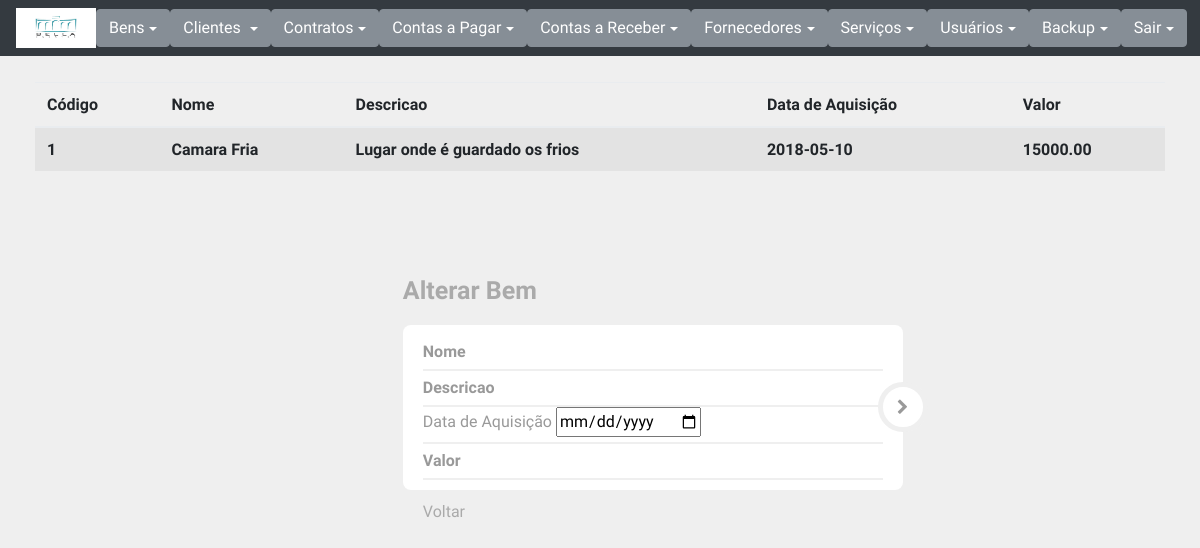
Screenshot of /alteraBem.php?id=1 (signed in) with the database file from the repository.
### tables this page shows
CREATE TABLE `bem` (
  `id` int(11) NOT NULL AUTO_INCREMENT,
  `nome` varchar(50) NOT NULL,
  `descricao` varchar(80) NOT NULL,
  `dtaquisicao` date NOT NULL,
  `valor` double(10,2) NOT NULL,
  PRIMARY KEY (`id`)
);

### alteraBem.php (the view, shortened to what this page needs)
<?php
require "modelo.php";
require "connect.php";
if (!isset($_GET['id'])) {
    echo "Esse Bem não existe. Você será redirecionado para a listagem de bens.";
    header ("refresh:3;url=listarBem.php");
}else {
    $sql= "SELECT * FROM bem where id=?";
    $resultado = $con->prepare($sql);
    $resultado->bindParam(1, $_GET['id']);
    $resultado->execute();
    $row = $resultado->fetchObject();
?>
    <div class='table-responsive col-md-12'>
        <table class='table table-striped'>
            <thead>
                <tr>
                <?php
					echo "<th><b>Código</b></th>";
                    echo "<th><b>Nome</b></th>";
					echo "<th><b>Descricao</b></th>";
					echo "<th><b>Data de Aquisição</b></th>";
					echo "<th><b>Valor</b></th>";
                    ?>
                </tr>
            </thead>
    </div>
	<tbody>
<?php
				echo "<td><b>{$row->id}</b></td>";
                echo "<td><b>{$row->nome}</b></td>";
				echo "<td><b>{$row->descricao}</b></td>";
				echo "<td><b>{$row->dtaquisicao}</b></td>";
				echo "<td><b>{$row->valor}</b></td>";
?>
    </tbody>
    <div style="margin-left:33%;padding:70px 0">
        <div class="logo">Alterar Bem</div>
        <div class="login-form-1">
            <form id="login-form" class="text-left" method="post" action="alteraBemin.php">
                <div style="width:500px" class="main-login-form">
                    <div class="login-group">
                        <div class="form-group">
                            <input type="text" class="form-control" id="cl_nome" name="cl_nome" placeholder="Nome" maxlength="50"   />
                        </div>
						<div class="form-group">
                            <input type="text" class="form-control" id="cl_desc" name="cl_desc" placeholder="Descricao" maxlength="80" />
                        </div>
						<div class="form-group">
                            <label for="cl_aquis" class="panel panel-default">Data de Aquisição</label>
                            <input type="date" class="panel panel-default" id="cl_aquis" name="cl_aquis" placeholder="Data de aquisição" />
                        </div>
						<div class="form-group">
                            <input type="number" class="form-control" id="cl_valor" name="cl_valor" placeholder="Valor" min="1" step="0.01" />
                        </div>
                    </div>
                    <button type="submit" class="login-button"><i class="fa fa-chevron-right"></i></button>
                </div>
                <div class="etc-login-form">
                    <a href="listarBem.php">Voltar</a>
                </div>
            </form>
        </div>
    </div>
</body>
<?php } ?>
    </html>

### css/style.css (style rules this page uses)
html, body { background: #efefef; padding: 10px; font-family: 'Varela Round'; }
a { color: #aaaaaa; transition: all ease-in-out 200ms; }
.etc-login-form { color: #919191; padding: 10px 20px; }
.login-form-1 { max-width: 300px; border-radius: 5px; display: inline-block; }
.main-login-form { position: relative; }
.login-form-1 .form-control { border: 0; box-shadow: 0 0 0; border-radius: 0; background: transparent; color: #555555; padding: 7px 0; font-weight: bold; height:auto; }
.login-form-1 .form-group { margin-bottom: 0; border-bottom: 2px solid #efefef; padding-right: 20px; position: relative; }
.login-group { background: #ffffff; color: #999999; border-radius: 8px; padding: 10px 20px; }
.login-form-1 .login-button { position: absolute; right: -25px; top: 50%; background: #ffffff; color: #999999; padding: 11px 0; width: 50px; height: 50px; margin-top: -25px; border: 5px solid #efefef; border-radius: 50%; transition: all ease-in-out 500ms; }
.logo { padding: 15px 0; font-size: 25px; color: #aaaaaa; font-weight: bold; }

### css/nav.css (style rules this page uses)
body { min-height: 75rem; padding-top: 4.5rem; }

### rows the page displays
bem: id "1", nome "Camara Fria", descricao "Lugar onde é guardado os frios", dtaquisicao "2018-05-10", valor "15000.00"
